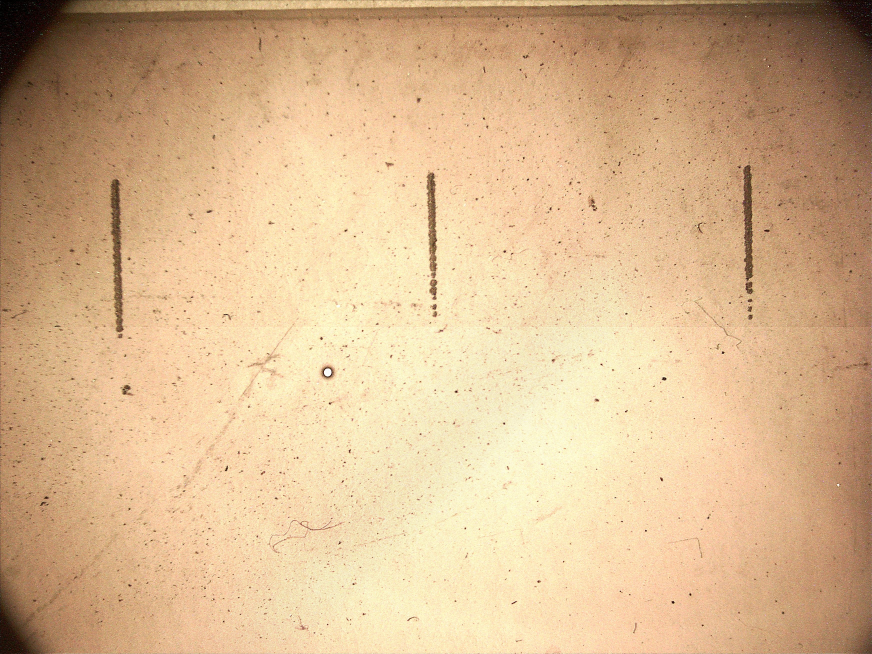
#> input picture photo1/20180810_0089.jpg, 3488 x 2616 px, found by its file name (shown at 1/4 size)
$ jupyter execute --allow-errors make_sample.ipynb   (shell and % lines are left out)
#> lines starting #> are read from the running program, lines starting #| are printed output that depends on the picture; after the words box and inside, x2 and y2 are one past the last pixel; in counts of white or black regions, pixels touching at a corner belong together
[cell 1]
import os
from skimage import img_as_uint
from skimage import io
import matplotlib.pyplot as plt
import numpy as np
from skimage.filters import threshold_otsu, threshold_local
from skimage import morphology
from sklearn.cluster import DBSCAN
from scipy.ndimage.morphology import binary_fill_holes

[cell 2]
def binarize(im):
    local_thresh = threshold_local(im, method='mean', block_size=101, offset=0.025)
    binary_local = im < local_thresh

    return morphology.remove_small_objects(binary_local, min_size=500)

[cell 3]
def ImageToFeatures(img):
    data = []
    for i, row in enumerate(img):
        for j, val in enumerate(row):
            if val:
                data.append([j, i])
    return np.array(data)

def FeaturesToImage(fts, width, height, correction=False):
    minx = min(fts[:, 0])
    miny = min(fts[:, 1])

    maxx = max(fts[:, 0])
    maxy = max(fts[:, 1])

    image = np.zeros((width, height))

    if correction:
        ft_width = maxx-minx
        ft_height = maxy-miny
        if ft_width > width or ft_height > height:
            return np.zeros((width, height))
        indent_width = int((width-ft_width)/2)
        indent_height = int((height-ft_height)/2)
        for x, y in fts:
            image[y-miny+indent_height, x-minx+indent_width] = 1
    else:
        for x, y in fts:
            image[y, x] = 1

    return image

[cell 4]
def clusterize(pixels):
    scan = DBSCAN(eps=30, min_samples=1000)
    return scan.fit_predict(pixels)

[cell 5]
def n_clusters(labels):
    return len(set(labels)) - (1 if -1 in labels else 0)

[cell 6]
notch_size=650
def prepare(image):
    pixels = ImageToFeatures(image)

    labels = clusterize(pixels)

    n_clt = n_clusters(labels)

    clusters = [np.where(labels==i)[0] for i in range(n_clt)]

    notches=[]
    for cluster in clusters:
        notches.append([pixels[ix] for ix in cluster])
    notches = np.array(notches)

    data=list(map(lambda x: FeaturesToImage(np.array(x), width=notch_size, height=notch_size, correction=True), notches))
    data_src=list(map(lambda x: FeaturesToImage(np.array(x), width=image.shape[0], height=image.shape[1]), notches))

    data_prep = []
    for dt in data:
        if dt != None:
            data_prep.append(dt.reshape(notch_size**2))
        else:
            data_prep.append(np.zeros(notch_size**2))

    return (data, data_src, data_prep)

[cell 7]
fld = os.getcwd() + '\\photo1\\'
#image = io.imread(fld + '20180810_0056.jpg', as_gray=True)
image = io.imread(fld + '20180810_0089.jpg', as_gray=True)
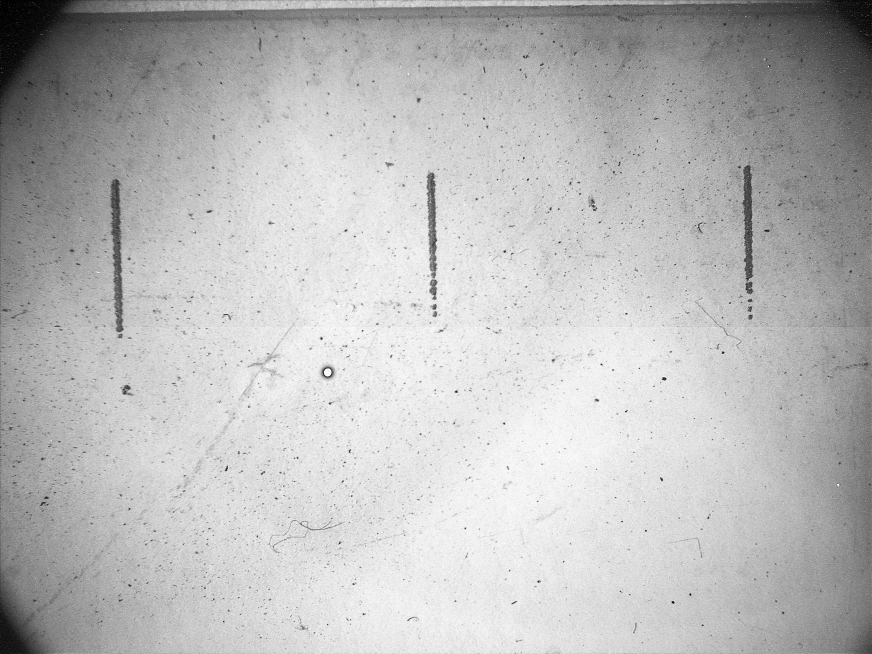
#> image: shape (2616, 3488) float64 (shown at 1/4 size); min 0, max 1, mean 0.735

[cell 8]
io.imshow(image)
plt.show()

[cell 9]
from skimage.morphology import dilation, erosion
from skimage.morphology import *

def binarize(im):
    local_thresh = threshold_local(im, method='mean', block_size=151, offset=0.055)
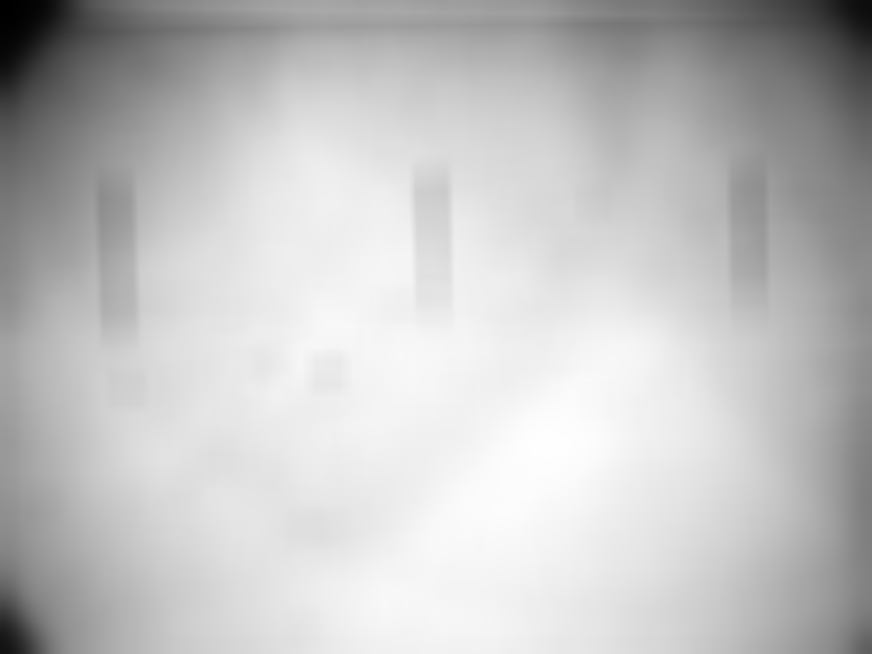
#> local_thresh: shape (2616, 3488) float64 (shown at 1/4 size); min -0.0352, max 0.902, mean 0.68; drawn with min black and max white
    binary_local = im < local_thresh
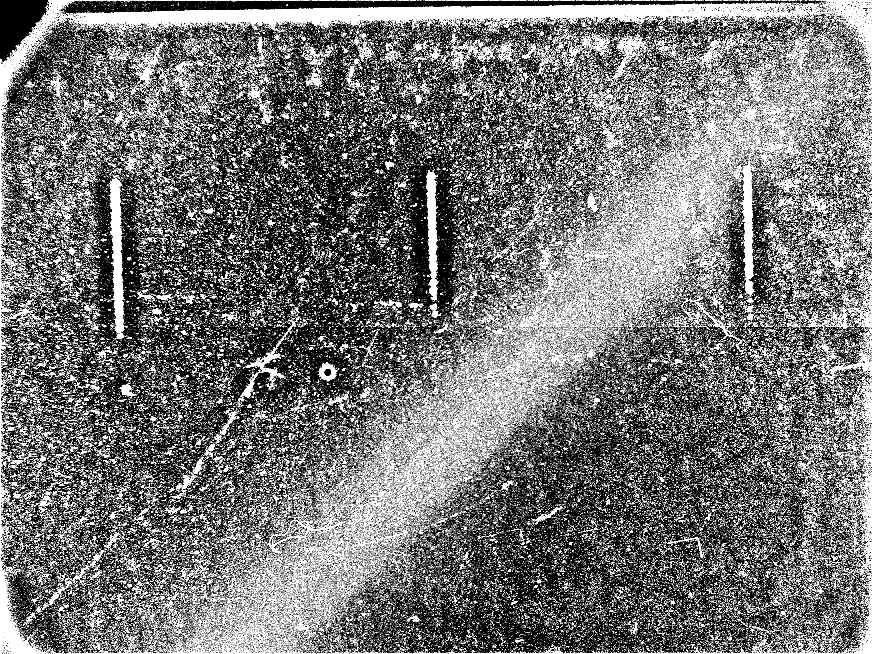
#> binary_local: shape (2616, 3488) bool (shown at 1/4 size); 15% white in thin lines or dots
    cleaned = morphology.remove_small_objects(binary_local, min_size=1000)
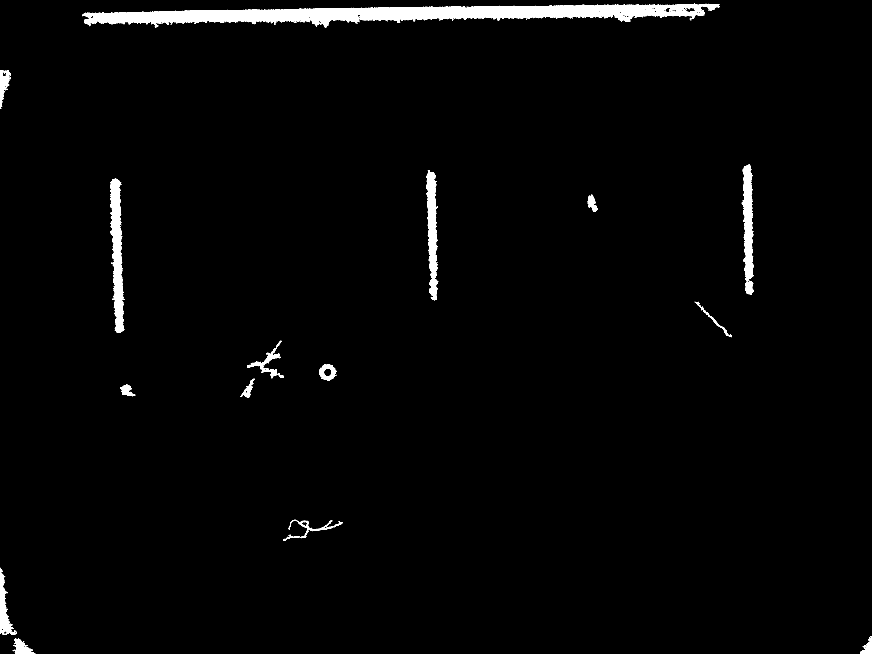
#> cleaned: shape (2616, 3488) bool (shown at 1/4 size); 1.8% white; 16 white regions, largest, box (x1, y1, x2, y2) and area: (328, 14, 2879, 110) 96826, (440, 714, 498, 1332) 19586, (1704, 680, 1754, 1202) 14363

    strel = disk(16)
    cleaned = binary_dilation(cleaned, strel)
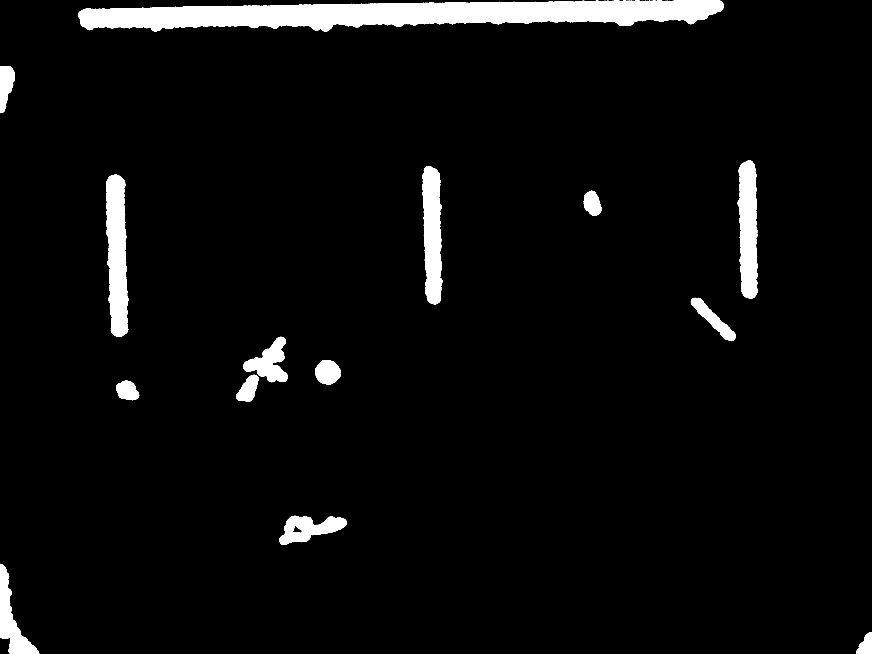
#> cleaned: shape (2616, 3488) bool (shown at 1/4 size); 4.6% white; 14 white regions, largest, box (x1, y1, x2, y2) and area: (312, 0, 2895, 126) 210506, (424, 698, 514, 1348) 44104, (2950, 641, 3031, 1194) 34940

    return cleaned

bimage = binarize(image)
io.imshow(bimage)
plt.show()

[cell 10]
lb, n = label(bimage, return_num=True)
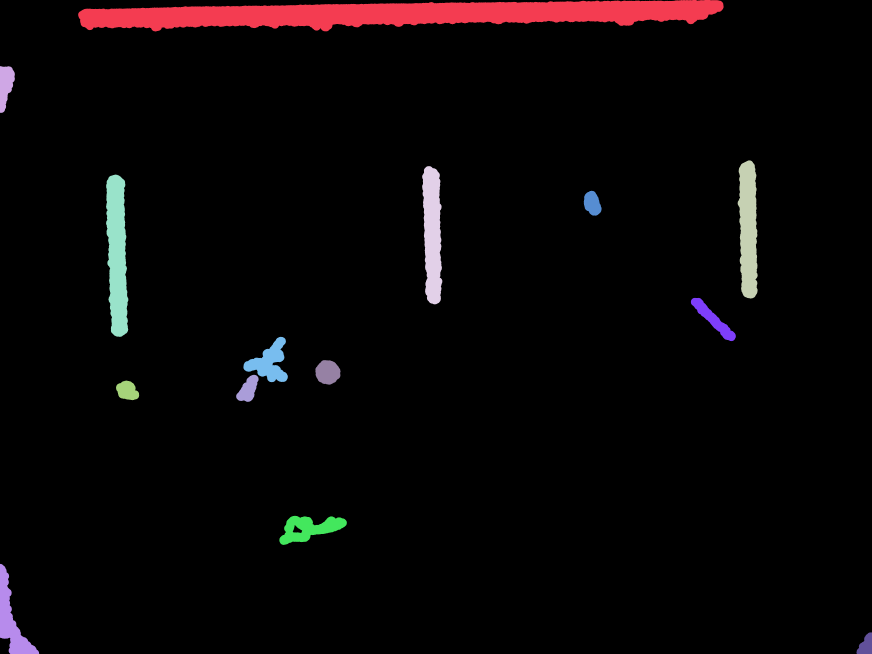
#> lb: shape (2616, 3488) int32 (shown at 1/4 size); 15 distinct labels, from 0 to 14; one colour per label, 0 black
#> n = 14

[cell 11]
n
#> Out = 14

#> (a cell that did not finish here is left out)

#> after the loop in ImageToFeatures, `for i, row in enumerate(img):`: data = 420839 items
#> in prepare, `pixels = ImageToFeatures(image)`: pixels = 420839 pairs, first value 0 to 3487, second value 0 to 2615
